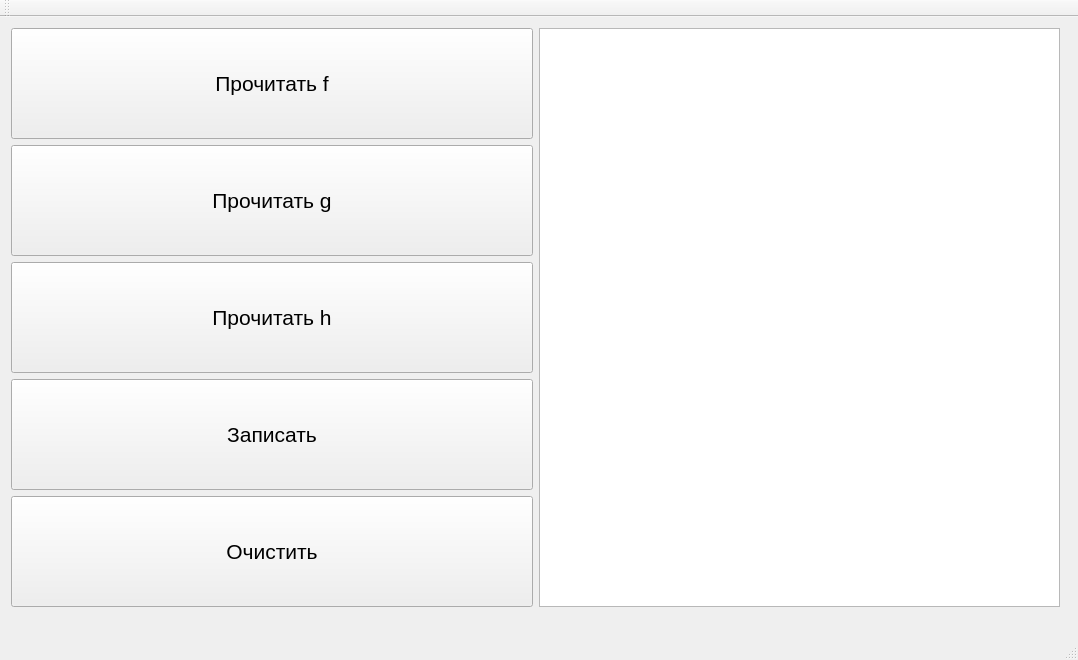
<?xml version="1.0" encoding="UTF-8"?>
<ui version="4.0">
 <class>file</class>
 <widget class="QMainWindow" name="file">
  <property name="geometry">
   <rect>
    <x>0</x>
    <y>0</y>
    <width>1078</width>
    <height>660</height>
   </rect>
  </property>
  <property name="windowTitle">
   <string>file</string>
  </property>
  <widget class="QWidget" name="centralWidget">
   <widget class="QWidget" name="">
    <property name="geometry">
     <rect>
      <x>0</x>
      <y>0</y>
      <width>1071</width>
      <height>601</height>
     </rect>
    </property>
    <layout class="QHBoxLayout" name="horizontalLayout">
     <item>
      <layout class="QVBoxLayout" name="verticalLayout">
       <item>
        <widget class="QPushButton" name="pushButton">
         <property name="sizePolicy">
          <sizepolicy hsizetype="Minimum" vsizetype="Minimum">
           <horstretch>0</horstretch>
           <verstretch>0</verstretch>
          </sizepolicy>
         </property>
         <property name="font">
          <font>
           <pointsize>16</pointsize>
          </font>
         </property>
         <property name="text">
          <string>Прочитать f</string>
         </property>
        </widget>
       </item>
       <item>
        <widget class="QPushButton" name="pushButton_2">
         <property name="sizePolicy">
          <sizepolicy hsizetype="Minimum" vsizetype="Minimum">
           <horstretch>0</horstretch>
           <verstretch>0</verstretch>
          </sizepolicy>
         </property>
         <property name="font">
          <font>
           <pointsize>16</pointsize>
          </font>
         </property>
         <property name="text">
          <string>Прочитать g</string>
         </property>
        </widget>
       </item>
       <item>
        <widget class="QPushButton" name="pushButton_3">
         <property name="sizePolicy">
          <sizepolicy hsizetype="Minimum" vsizetype="Minimum">
           <horstretch>0</horstretch>
           <verstretch>0</verstretch>
          </sizepolicy>
         </property>
         <property name="font">
          <font>
           <pointsize>16</pointsize>
          </font>
         </property>
         <property name="text">
          <string>Прочитать h</string>
         </property>
        </widget>
       </item>
       <item>
        <widget class="QPushButton" name="pushButton_4">
         <property name="sizePolicy">
          <sizepolicy hsizetype="Minimum" vsizetype="Minimum">
           <horstretch>0</horstretch>
           <verstretch>0</verstretch>
          </sizepolicy>
         </property>
         <property name="font">
          <font>
           <pointsize>16</pointsize>
          </font>
         </property>
         <property name="text">
          <string>Записать</string>
         </property>
        </widget>
       </item>
       <item>
        <widget class="QPushButton" name="pushButton_5">
         <property name="sizePolicy">
          <sizepolicy hsizetype="Minimum" vsizetype="Minimum">
           <horstretch>0</horstretch>
           <verstretch>0</verstretch>
          </sizepolicy>
         </property>
         <property name="font">
          <font>
           <pointsize>16</pointsize>
          </font>
         </property>
         <property name="text">
          <string>Очистить</string>
         </property>
        </widget>
       </item>
      </layout>
     </item>
     <item>
      <widget class="QTextEdit" name="textEdit">
       <property name="sizePolicy">
        <sizepolicy hsizetype="Preferred" vsizetype="Minimum">
         <horstretch>0</horstretch>
         <verstretch>0</verstretch>
        </sizepolicy>
       </property>
       <property name="font">
        <font>
         <pointsize>16</pointsize>
        </font>
       </property>
      </widget>
     </item>
    </layout>
   </widget>
  </widget>
  <widget class="QMenuBar" name="menuBar">
   <property name="geometry">
    <rect>
     <x>0</x>
     <y>0</y>
     <width>1078</width>
     <height>21</height>
    </rect>
   </property>
  </widget>
  <widget class="QToolBar" name="mainToolBar">
   <attribute name="toolBarArea">
    <enum>TopToolBarArea</enum>
   </attribute>
   <attribute name="toolBarBreak">
    <bool>false</bool>
   </attribute>
  </widget>
  <widget class="QStatusBar" name="statusBar"/>
 </widget>
 <layoutdefault spacing="6" margin="11"/>
 <resources/>
 <connections/>
</ui>
